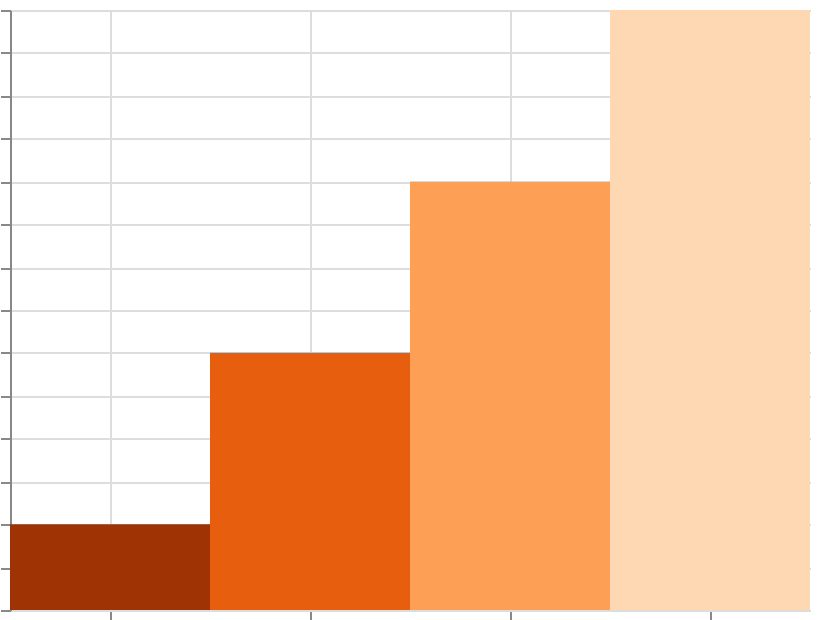

Here is the Vega-Lite specification saved for this chart:
### Vega specification from a JSON file in a GitHub repository (floating-point values rounded to 4 significant figures)
{"$schema": "https://vega.github.io/schema/vega/v6.json", "width": 400, "height": 300, "padding": 5, "autosize": "none", "data": [{"name": "table", "values": [{"cat": "A", "val": 10}, {"cat": "B", "val": 30}, {"cat": "C", "val": 50}, {"cat": "D", "val": 70}]}], "scales": [{"name": "x", "type": "band", "domain": {"data": "table", "field": "cat", "sort": true}, "range": "width"}, {"name": "y", "type": "linear", "domain": {"data": "table", "field": "val"}, "range": [{"signal": "height"}, 0], "zero": true, "nice": true}, {"name": "color", "type": "linear", "domain": {"data": "table", "field": "val"}, "reverse": true, "range": {"scheme": "oranges"}}], "marks": [{"type": "rect", "from": {"data": "table"}, "encode": {"update": {"x": {"scale": "x", "field": "cat"}, "width": {"scale": "x", "band": 1}, "y": {"scale": "y", "field": "val"}, "y2": {"scale": "y", "value": 0}, "fill": {"scale": "color", "field": "val"}}}}], "axes": [{"scale": "x", "orient": "bottom", "grid": true, "labels": false}, {"scale": "y", "orient": "left", "grid": true, "labels": false}], "legends": [{"fill": "color", "title": "Heat"}]}
